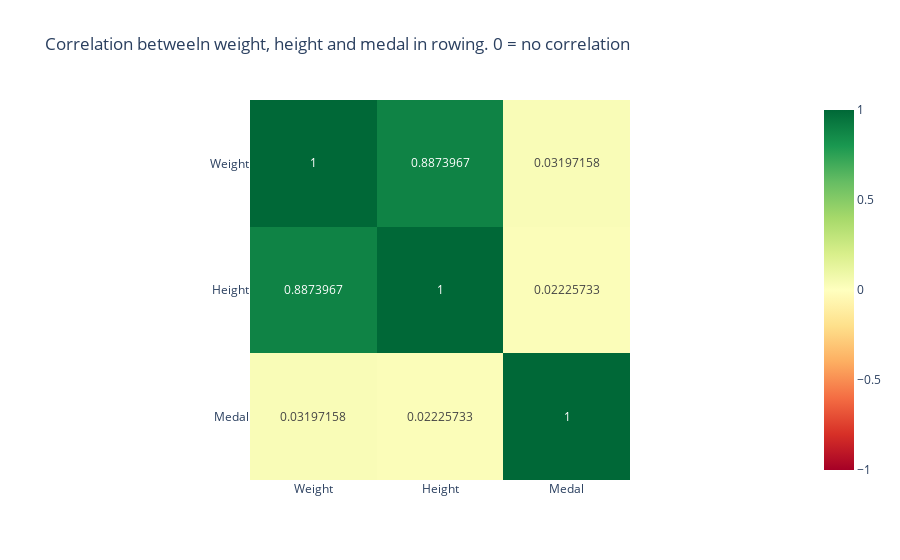

The cell this chart's notebook holds for it:
### Markdown cell above
#### FRÅGESTÄLLNING: Finns det någon korrelation mellan att få medalj i rodd och längd eller vikt?
Vi gör en correlation pearson plot där vi testar korrelationen mellan medaljer, längd och vikt.

### Code cell
corr_columns = rowing_rows[["Weight", "Height", "Medal"]]

# ofta saknas både weight och height för samma personer. Kanske ta bort de rader där en av dem saknas. 
# så att vi bara kollar korrelation för existerande höjd och vikt med medaljstatus. 
# här får varje person vara med flera gånger! 

# ingen medalj är 0, en medalj är 1 - eventuellt tydligare korrelation med medalj eller ej 
corr_columns["Medal"].fillna(0, inplace=True)
corr_columns["Medal"].mask(corr_columns["Medal"].isin(["Bronze", "Silver", "Gold"]) , other=1, inplace=True)

# innan vi tar bort rader med saknad height elr weight rader har vi 10595 rows
corr_columns.dropna(axis=0, how='any', subset=['Weight', 'Height'], inplace=True)
corr_columns
# kvar har vi 7794 rows 

# create a correlation table with pandas
corr_table = corr_columns.corr(method="pearson")

# set up the correlation plot

fig= px.imshow(
    # pass the correlation matrix,
    corr_table,
    #show the correlation values in each cell,
    text_auto=True, 
    # set the colour scale
    color_continuous_scale="RdYlGn",
    zmin=-1,
    zmax=1, 
    title="Correlation betweeln weight, height and medal in rowing. 0 = no correlation"
 
)
fig.show()

### Figure 1 — Plotly figure (JSON) as saved in the notebook; plotly's stock layout.template omitted (floating-point values rounded to 4 significant figures)
{"data": [{"coloraxis": "coloraxis", "hovertemplate": "x: %{x}<br>y: %{y}<br>color: %{z}<extra></extra>", "name": "0", "texttemplate": "%{z}", "type": "heatmap", "x": ["Weight", "Height", "Medal"], "xaxis": "x", "y": ["Weight", "Height", "Medal"], "yaxis": "y", "z": [[1.0, 0.8874, 0.03197], [0.8874, 1.0, 0.02226], [0.03197, 0.02226, 1.0]]}], "layout": {"coloraxis": {"cmax": 1, "cmin": -1, "colorscale": [[0, "rgb(165,0,38)"], [0.1, "rgb(215,48,39)"], [0.2, "rgb(244,109,67)"], [0.3, "rgb(253,174,97)"], [0.4, "rgb(254,224,139)"], [0.5, "rgb(255,255,191)"], [0.6, "rgb(217,239,139)"], [0.7, "rgb(166,217,106)"], [0.8, "rgb(102,189,99)"], [0.9, "rgb(26,152,80)"], [1, "rgb(0,104,55)"]]}, "title": {"text": "Correlation betweeln weight, height and medal in rowing. 0 = no correlation"}, "xaxis": {"anchor": "y", "constrain": "domain", "domain": [0, 1], "scaleanchor": "y"}, "yaxis": {"anchor": "x", "autorange": "reversed", "constrain": "domain", "domain": [0, 1]}}}
